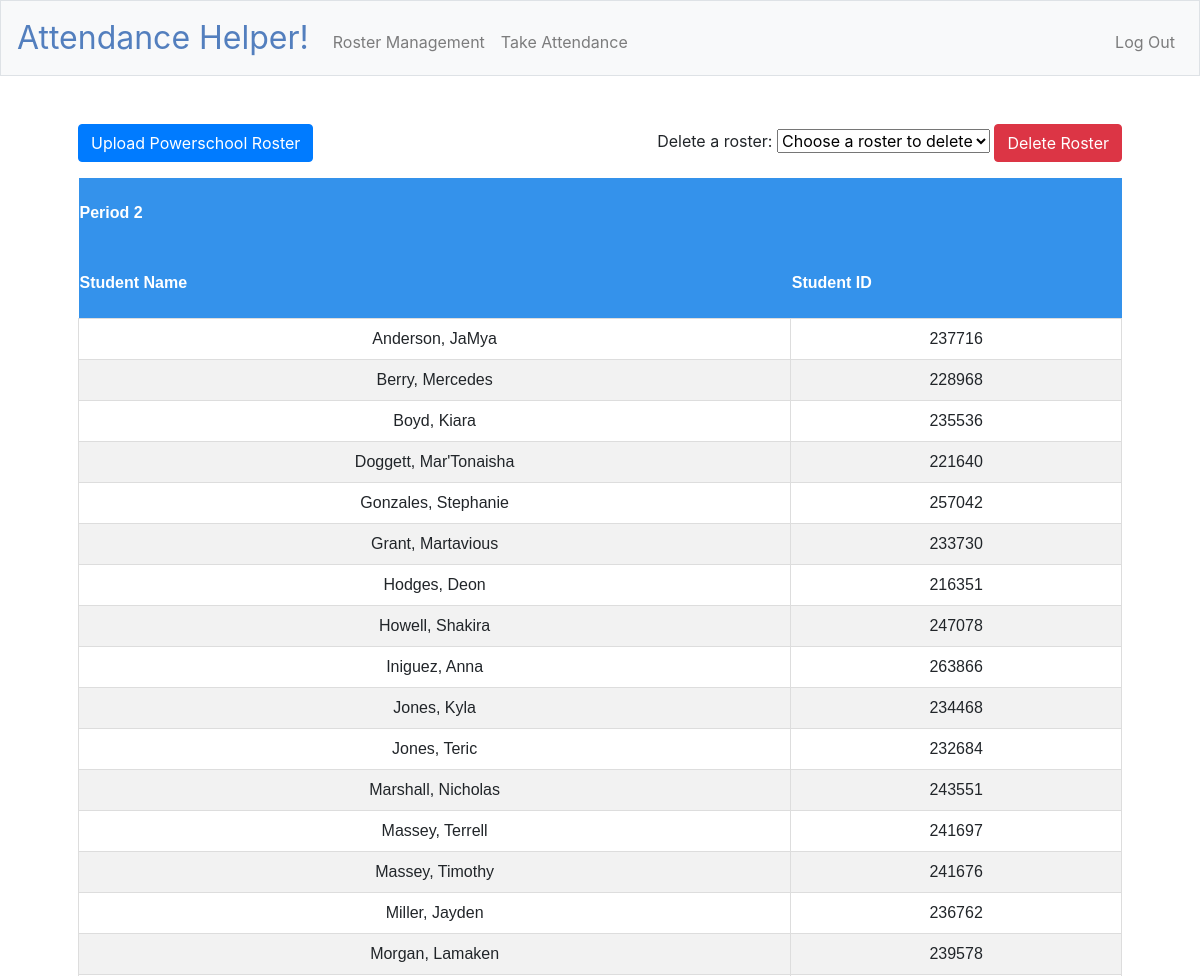
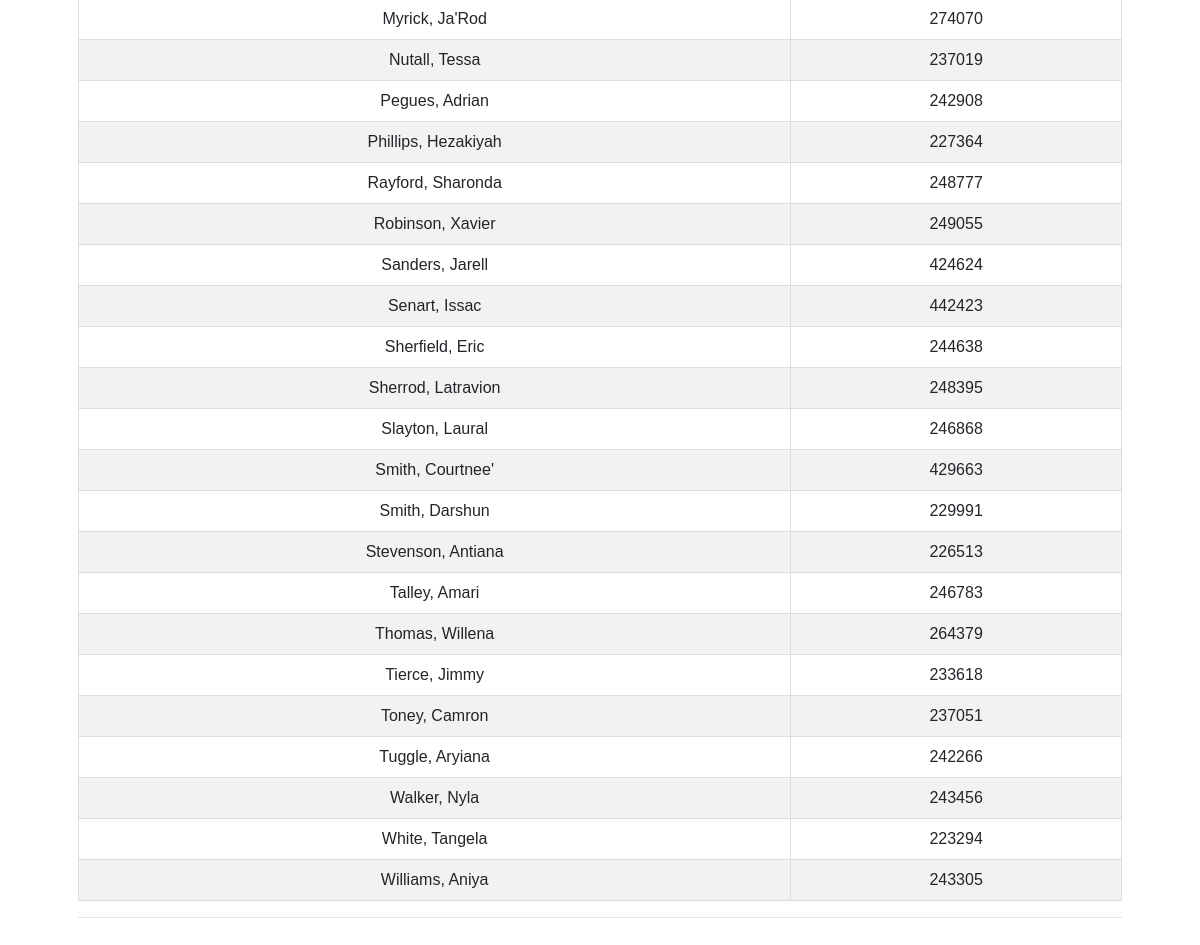
The app's page /rosterManagement (signed in) with its own data (2 pictures, top to bottom).
### tables this page shows
CREATE TABLE "rosters" (
	"teacher_id"	INTEGER,
	"teacher_username"	TEXT NOT NULL,
	"class_name"	TEXT NOT NULL,
	"student_name"	TEXT NOT NULL,
	"student_id"	TEXT NOT NULL
);

### app.py (the view, shortened to what this page needs)
@app.route("/rosterManagement", methods = ["GET", "POST"])
@login_required
def rosterManagement():
    if request.method == "GET":
        total_roster = get_current_roster()
        if total_roster == {}:
            flash("You don't have any rosters yet! Get started by uploading your Powerschool Roster as an excel sheet")
        list_of_class_names = session.get('list_of_class_names')
        class_size = session.get('class_size')
        return render_template("rosterManagement.html", list_of_class_names = list_of_class_names, total_roster = total_roster, class_size = class_size)

### helpers.py (called while the page is built)
def login_required(f):
    @wraps(f)
    def decorated_function(*args, **kwargs):
        if session.get("user_id") is None:
            return redirect("/login")
        return f(*args, **kwargs)
    return decorated_function

def get_current_roster():
    teacher_id = session.get("user_id")
    class_list = db.execute(" SELECT DISTINCT class_name FROM rosters WHERE teacher_id = ?", teacher_id)
    list_of_class_names = []
    for i in range(len(class_list)):
        list_of_class_names.append(class_list[i]['class_name'])
    print(list_of_class_names)
    total_roster = {}
    class_size = {}
    for class_name in list_of_class_names:
        total_roster[class_name] = db.execute(" SELECT DISTINCT student_name, student_id FROM rosters WHERE teacher_id = ? AND class_name = ? ", teacher_id, class_name)
        print(f"{class_name} has {len(total_roster[class_name])} students ")
        class_size[class_name] = len(total_roster[class_name])
    session['total_roster'] = total_roster
    session['list_of_class_names'] = list_of_class_names
    session['class_size'] = class_size
    return total_roster

### templates/rosterManagement.html (shortened to what this page needs)
{% extends "layout.html" %}
{% block main %}
<form action = "/addRoster" method = "GET" >
    <div class = "form-group" style = "float:left;">
        <button class = "btn btn-primary"> Upload Powerschool Roster</button>
    </div>
</form>
<form action = "/deleteRoster" method = "POST" >
    <div class = "form-group" style = "float:right;">
    <label for="deleteRoster"> Delete a roster:</label>
    <select id="deleteRoster" name="delete_request">
        <option disabled selected value = ""> Choose a roster to delete</option>
    </select>
    <button class = "btn btn-danger"> Delete Roster </button>
    </div>
</form>
{% for class_name in list_of_class_names %}
<table id = "blueTable">
    <tr >
        <th colspan = "2"> {{ class_name }} </th>
    </tr>
    <tr>
        <th> Student Name</th>
        <th> Student ID </th>
    </tr>
{% for i in range(class_size[class_name]) %}
    <tr>
        <td> {{ total_roster[class_name][i]['student_name'] }} </td>
        <td> {{ total_roster[class_name][i]['student_id'] }}</td>
    </tr>
{% endfor %}
</table>
<hr class = "dotted">
{% endfor %}
{% endblock %}

### templates/layout.html (shortened to what this page needs)
<!DOCTYPE html>
<html lang="en">
    <head>
        <link rel="stylesheet" href="https://cdn.jsdelivr.net/npm/bootstrap@4.5.3/dist/css/bootstrap.min.css">
        <link href="/static/styles.css" rel="stylesheet">
    </head>
    <body>
        <nav class="navbar navbar-expand-md navbar-light bg-light border">
            <a class="navbar-brand" href="/"><span class="blue">Attendance Helper!</span></a>
            <div class="collapse navbar-collapse" id="navbar">
                {% if session.user_id %}
                    <ul class="navbar-nav mr-auto mt-2">
                        <li class="nav-item"><a class="nav-link" href="/rosterManagement">Roster Management</a></li>
                        <li class="nav-item"><a class="nav-link" href="/uploadMeeting">Take Attendance</a></li>
                    </ul>
                    <ul class="navbar-nav ml-auto mt-2">
                        <li class="nav-item"><a class="nav-link" href="/logout">Log Out</a></li>
                    </ul>
                {% else %}
                    <ul class="navbar-nav ml-auto mt-2">
                        <li class="nav-item"><a class="nav-link" href="/register">Register</a></li>
                        <li class="nav-item"><a class="nav-link" href="/login">Log In</a></li>
                    </ul>
                {% endif %}
            </div>
        </nav>
        <main class="container p-5">
            {% block main %}{% endblock %}
        </main>
    </body>
</html>

### static/styles.css (style rules this page uses)
nav .navbar-brand { font-size: xx-large; }
nav .navbar-brand .blue { color: #537fbe; }
main { overflow-x: auto; text-align: center; }
th { height: 70px; }

### templates/layout.html (style rules this page uses)
#blueTable { font-family: Arial, Helvetica, sans-serif; border-collapse: collapse; width: 100%; }
#blueTable td, #stockTable th { border: 1px solid #ddd; padding: 8px; }
#blueTable tr:nth-child(even) { background-color: #f2f2f2; }
#blueTable th { padding-top: 12px; padding-bottom: 12px; text-align: left; background-color: #3492eb; color: white; }

### records on screen
rosters: student_name "Anderson, JaMya", student "237716"
rosters: student_name "Berry, Mercedes", student "228968"
rosters: student_name "Boyd, Kiara", student "235536"
rosters: student_name "Doggett, Mar'Tonaisha", student "221640"
rosters: student_name "Gonzales, Stephanie", student "257042"
rosters: student_name "Grant, Martavious", student "233730"
rosters: student_name "Hodges, Deon", student "216351"
rosters: student_name "Howell, Shakira", student "247078"
rosters: student_name "Iniguez, Anna", student "263866"
rosters: student_name "Jones, Kyla", student "234468"
rosters: student_name "Jones, Teric", student "232684"
rosters: student_name "Marshall, Nicholas", student "243551"
rosters: student_name "Massey, Terrell", student "241697"
rosters: student_name "Massey, Timothy", student "241676"
rosters: student_name "Miller, Jayden", student "236762"
rosters: student_name "Morgan, Lamaken", student "239578"
rosters: student_name "Myrick, Ja'Rod", student "274070"
rosters: student_name "Nutall, Tessa", student "237019"
rosters: student_name "Pegues, Adrian", student "242908"
rosters: student_name "Phillips, Hezakiyah", student "227364"
rosters: student_name "Rayford, Sharonda", student "248777"
rosters: student_name "Robinson, Xavier", student "249055"
rosters: student_name "Sanders, Jarell", student "424624"
rosters: student_name "Senart, Issac", student "442423"
rosters: student_name "Sherfield, Eric", student "244638"
rosters: student_name "Sherrod, Latravion", student "248395"
rosters: student_name "Slayton, Laural", student "246868"
rosters: student_name "Smith, Courtnee'", student "429663"
rosters: student_name "Smith, Darshun", student "229991"
rosters: student_name "Stevenson, Antiana", student "226513"
rosters: student_name "Talley, Amari", student "246783"
rosters: student_name "Thomas, Willena", student "264379"
rosters: student_name "Tierce, Jimmy", student "233618"
rosters: student_name "Toney, Camron", student "237051"
rosters: student_name "Tuggle, Aryiana", student "242266"
rosters: student_name "Walker, Nyla", student "243456"
rosters: student_name "White, Tangela", student "223294"
rosters: student_name "Williams, Aniya", student "243305"

### other values on screen
{{ class_name }} "Period 2"
